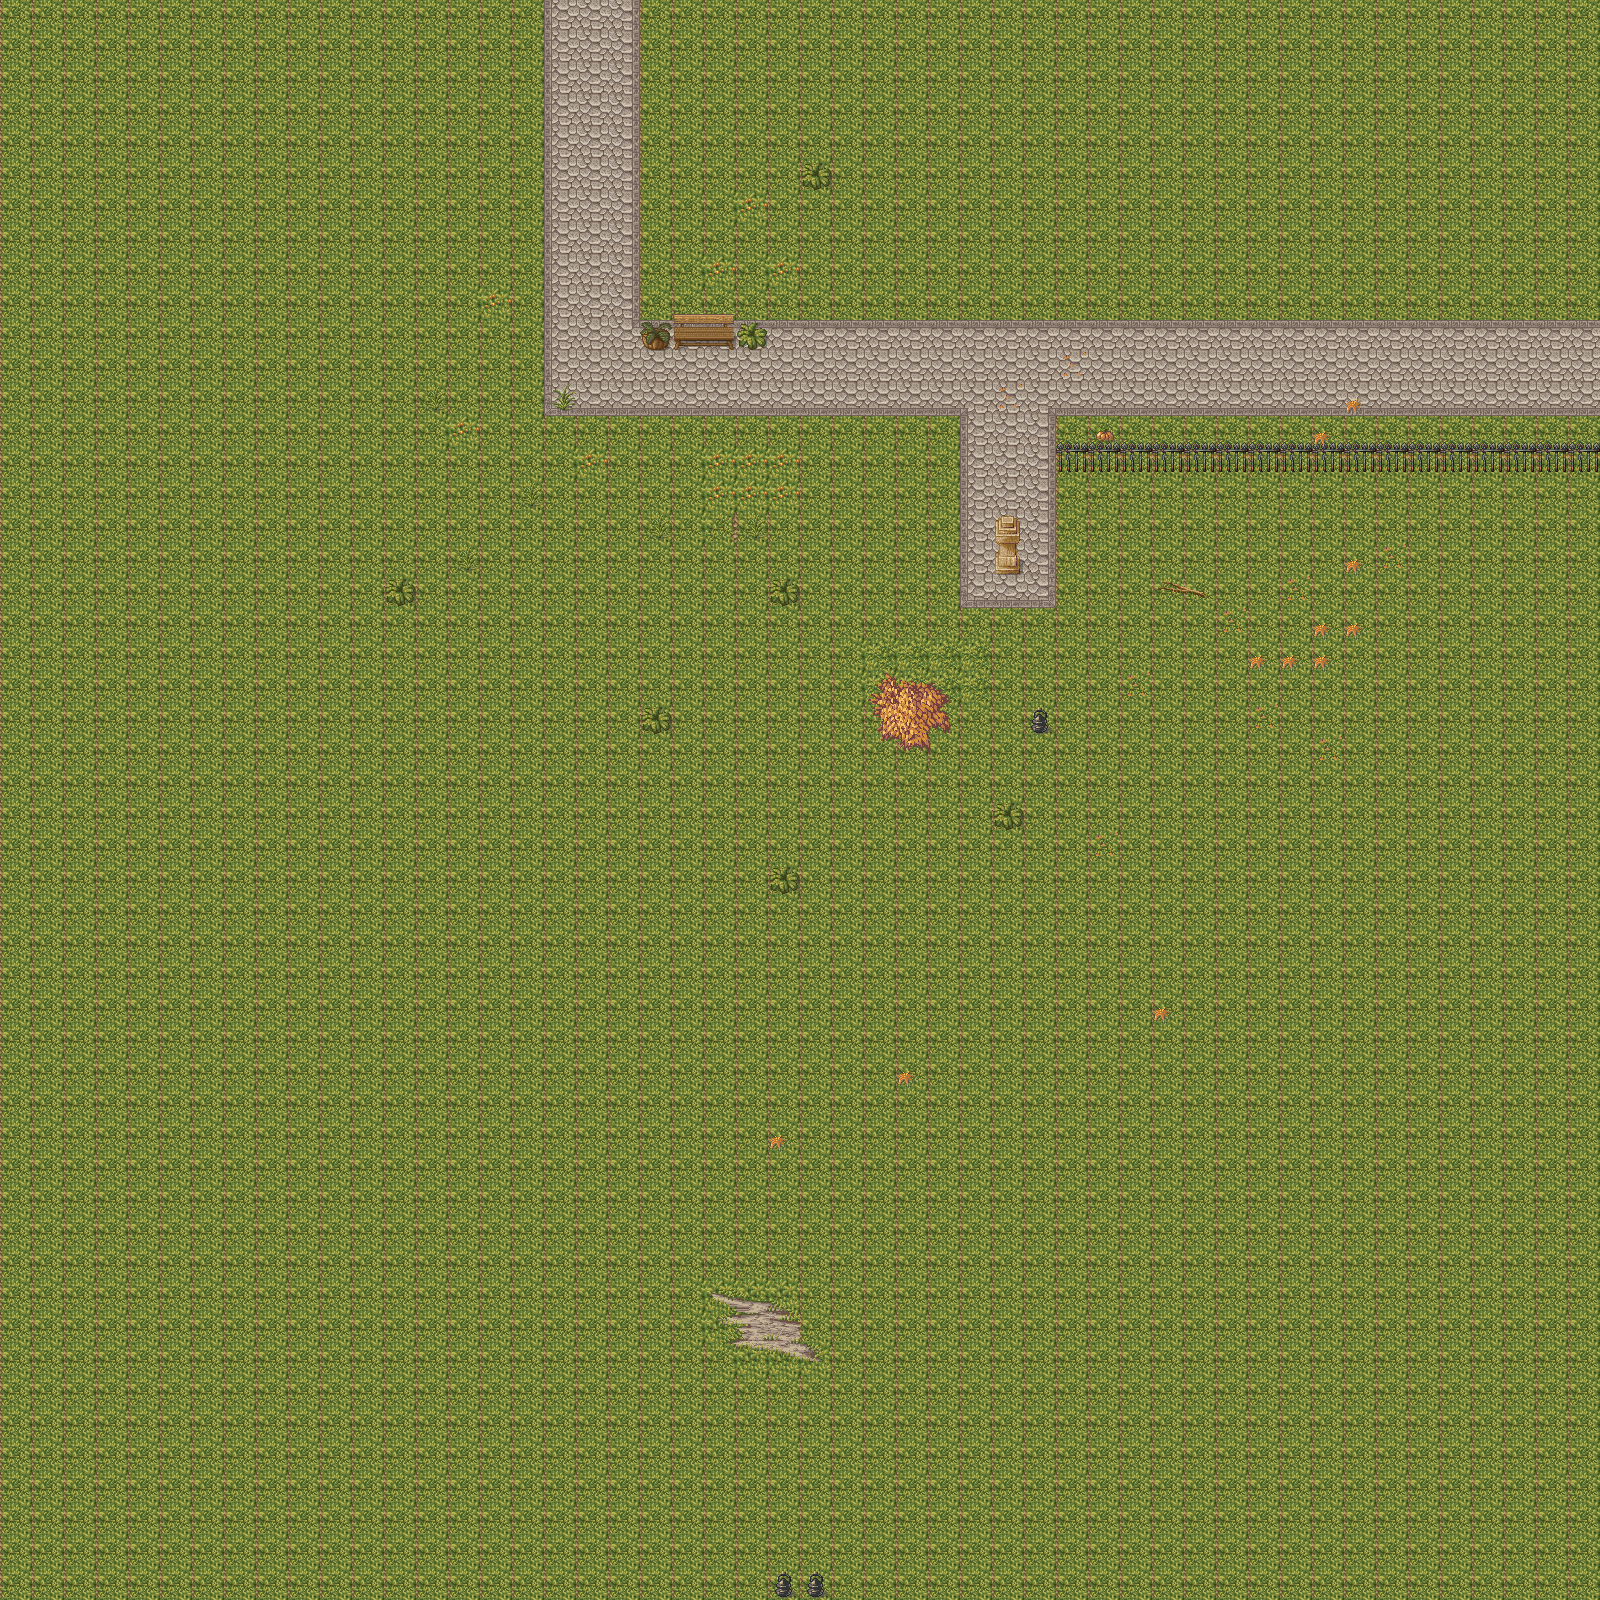

Tiled map render using the project's own tile images. Description and the map definition, with tile-layer contents summarised, below:
An orthogonal 50x50 tile map with 32x32 px tiles, 3 tile layers (Tile Layer 1, Tile Layer 2, Tile Layer 3) and 13 objects.

<map version="1.2" tiledversion="1.2.2" orientation="orthogonal" renderorder="right-down" width="50" height="50" tilewidth="32" tileheight="32" infinite="0" nextlayerid="6" nextobjectid="33">
 <properties>
  <property name="Gravity" value="9.0" />
  <property name="Map Name" value="Test Map" />
  <property name="objectDTOPath" value="/Users/jessematty/AndroidStudioProjects/Java-Tiled-Game-Engine2/android/assets/Entities/testEntitiesTmx.json" />
  <property name="tmxObjectIds" value="backPack" />
 </properties>
 <tileset firstgid="1" source="magecity.tsx" />
 <layer id="1" name="Tile Layer 1" width="50" height="50">
  <data>[2500 cells, 2500 non-empty, 25 distinct tile ids]</data>
 </layer>
 <layer id="2" name="Tile Layer 2" width="50" height="50">
  <data>[2500 cells, 46 non-empty, 12 distinct tile ids]</data>
 </layer>
 <layer id="3" name="Tile Layer 3" width="50" height="50">
  <data>[2500 cells, 47 non-empty, 17 distinct tile ids]</data>
 </layer>
 <objectgroup id="5" name="Object Layer 1">
  <object id="11" x="1036" y="141.333">
   <properties>
    <property name="tmxObjectID" value="tree" />
    <property name="type" value="lpcEntity" />
   </properties>
  </object>
  <object id="12" x="709.333" y="908">
   <properties>
    <property name="tmxObjectID" value="tree" />
   </properties>
  </object>
  <object id="14" x="1052" y="1354.67">
   <properties>
    <property name="entityId" value="player" />
    <property name="tmxObjectID" value="lizard" />
   </properties>
  </object>
  <object id="15" x="80" y="53.3333">
   <properties>
    <property name="entityId" value="pack1" />
    <property name="tmxObjectID" value="backPack" />
   </properties>
  </object>
  <object id="30" x="764" y="1342.67">
   <properties>
    <property name="entityId" value="armor1" />
    <property name="tmxObjectID" value="armorChest" />
   </properties>
  </object>
  <object id="32" x="558.667" y="1148">
   <properties>
    <property name="entityId" value="sword1" />
    <property name="tmxObjectID" value="sword" />
   </properties>
  </object>
  <object id="18" x="281.333" y="112" />
  <object id="23" x="384" y="88" />
  <object id="25" x="169.333" y="-222.667" width="229.333" height="125.333" />
  <object id="26" x="124" y="224">
   <polygon points="0,0 65.3333,54.6667 22.6667,165.333 -34.6667,160 -76,92" />
  </object>
  <object id="28" x="114.667" y="306.667">
   <ellipse />
  </object>
  <object id="29" x="141.333" y="257.333">
   <ellipse />
  </object>
  <object id="31" x="716" y="1037.33">
   <properties>
    <property name="tmxObjectID" value="potion" />
   </properties>
  </object>
 </objectgroup>
</map>
